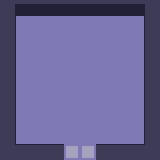

This game map was drawn from its Tiled (.tmx) file and the tilesets committed beside it. A one-line description and the full map source follow:
An orthogonal 10x10 tile map with 16x16 px tiles, 3 tile layers (tiles, collidable, win) and 1 object (PlayerStart).

<map version="1.2" tiledversion="1.3.2" orientation="orthogonal" renderorder="right-down" compressionlevel="0" width="10" height="10" tilewidth="16" tileheight="16" infinite="0" nextlayerid="7" nextobjectid="5">
 <editorsettings>
  <export target="../Maps/map_1.json" format="json" />
 </editorsettings>
 <properties>
  <property name="Name" value="Walk Walk Win" />
 </properties>
 <tileset firstgid="1" source="Tiles_1.tsx" />
 <layer id="1" name="tiles" width="10" height="10">
  <data encoding="csv">
1,2,2,2,2,2,2,2,2,3,
21,22,22,22,22,22,22,22,22,23,
21,22,22,22,22,22,22,22,22,23,
21,22,22,22,22,22,22,22,22,23,
21,22,22,22,22,22,22,22,22,23,
21,22,22,22,22,22,22,22,22,23,
21,22,22,22,22,22,22,22,22,23,
21,22,22,22,22,22,22,22,22,23,
21,22,22,22,22,22,22,22,22,23,
41,42,42,61,4,4,63,42,42,43
</data>
 </layer>
 <layer id="5" name="collidable" width="10" height="10">
  <data encoding="csv">
1,2,2,2,2,2,2,2,2,3,
21,0,0,0,0,0,0,0,0,23,
21,0,0,0,0,0,0,0,0,23,
21,0,0,0,0,0,0,0,0,23,
21,0,0,0,0,0,0,0,0,23,
21,0,0,0,0,0,0,0,0,23,
21,0,0,0,0,0,0,0,0,23,
21,0,0,0,0,0,0,0,0,23,
21,0,0,0,0,0,0,0,0,23,
41,42,42,42,0,0,42,42,42,43
</data>
 </layer>
 <layer id="6" name="win" width="10" height="10">
  <data encoding="csv">
0,0,0,0,0,0,0,0,0,0,
0,0,0,0,0,0,0,0,0,0,
0,0,0,0,0,0,0,0,0,0,
0,0,0,0,0,0,0,0,0,0,
0,0,0,0,0,0,0,0,0,0,
0,0,0,0,0,0,0,0,0,0,
0,0,0,0,0,0,0,0,0,0,
0,0,0,0,0,0,0,0,0,0,
0,0,0,0,0,0,0,0,0,0,
0,0,0,0,4,4,0,0,0,0
</data>
 </layer>
 <objectgroup id="4" name="entities">
  <object id="4" type="PlayerStart" x="36.1818" y="36.5455" width="7.63636" height="6" />
 </objectgroup>
</map>
